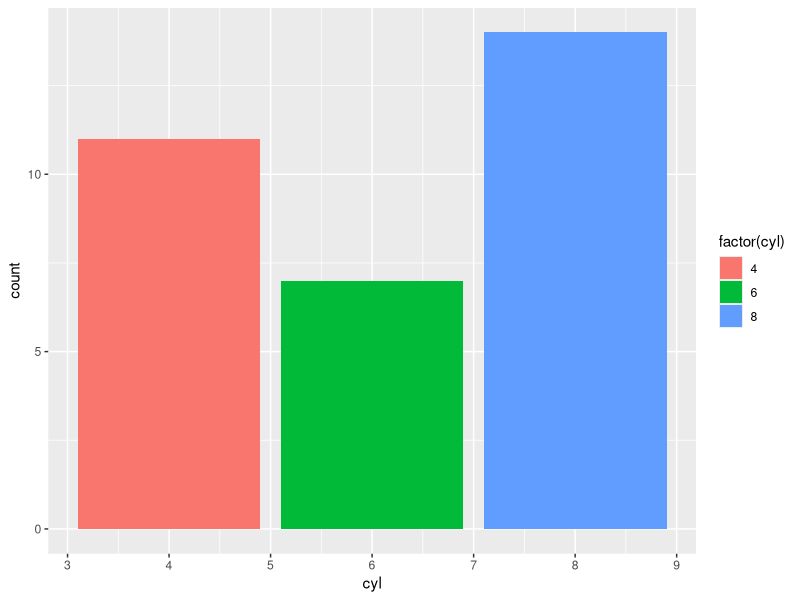

Reproduce this figure in R.
## ---- chunk 1
library(ggplot2)

ggplot(mtcars, aes(cyl, fill = factor(cyl))) +
  geom_bar()
